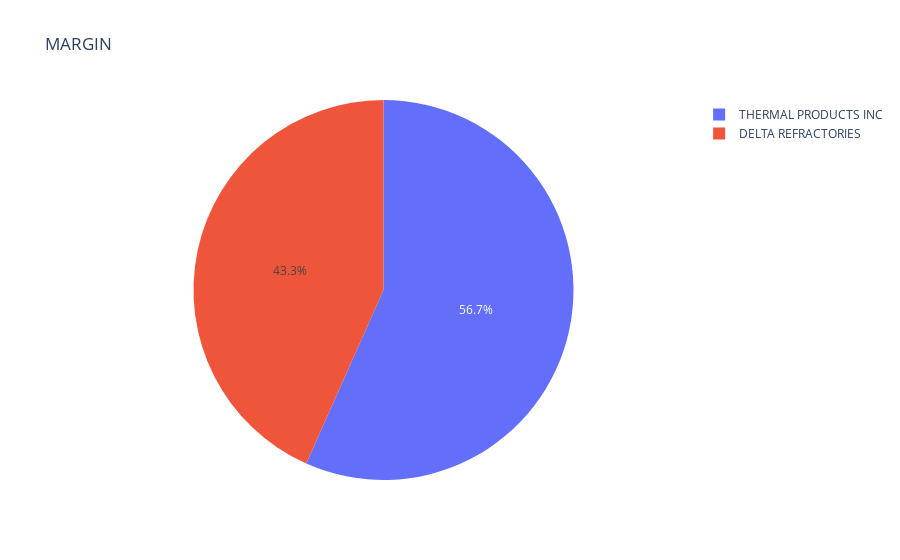

The notebook cell this image was saved under:
### Code cell
fig = px.pie(Total, values='TOTAL MARGIN', names='CUSTNAME', title='MARGIN')
fig.show() # Trying to visulize how revenue is contributed with percentage.

### Figure 1 — Plotly figure (JSON) as saved in the notebook; plotly's stock layout.template omitted (floating-point values rounded to 4 significant figures)
{"data": [{"domain": {"x": [0, 1], "y": [0, 1]}, "hovertemplate": "CUSTNAME=%{label}<br>TOTAL MARGIN=%{value}<extra></extra>", "labels": ["THERMAL PRODUCTS INC", "DELTA REFRACTORIES"], "legendgroup": "", "name": "", "showlegend": true, "type": "pie", "values": [4450000.0, 3403000.0]}], "layout": {"legend": {"tracegroupgap": 0}, "title": {"text": "MARGIN"}}}
